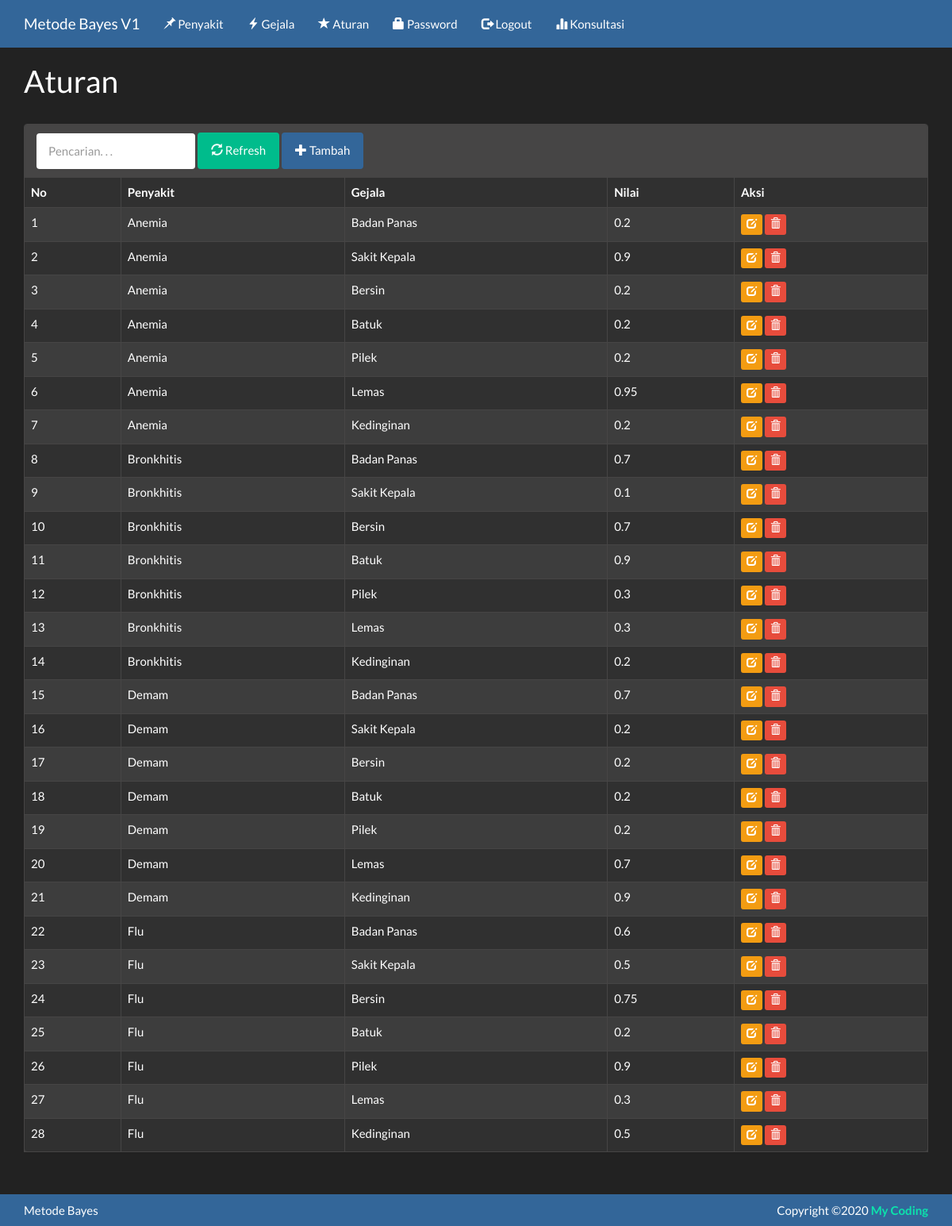
The app's page /index.php?m=aturan (signed in) with its own data.
### tables this page shows
CREATE TABLE `bayes_aturan` (
  `ID` int(11) NOT NULL,
  `kode_penyakit` varchar(16) NOT NULL,
  `kode_gejala` varchar(16) NOT NULL,
  `nilai` double NOT NULL
);

CREATE TABLE `bayes_penyakit` (
  `kode_penyakit` varchar(16) NOT NULL,
  `nama_penyakit` varchar(255) NOT NULL,
  `bobot` double NOT NULL,
  `keterangan` text NOT NULL
);

CREATE TABLE `bayes_gejala` (
  `kode_gejala` varchar(16) NOT NULL,
  `nama_gejala` varchar(64) NOT NULL DEFAULT ''
);

### config.php (called while the page is built)
<?php
$config["server"]='localhost';
$config["username"]='root';
$config["password"]='';
$config["database_name"]='spnaivebayes1';
?>

### includes/ez_sql_core.php (called while the page is built, shortened)
<?php
	class ezSQLcore
	{
		var $timers           = array();
		function get_host_port( $host, $default = false )
		{
			$port = $default;
			return array( $host, $port );
		}
		function flush()
		{
			$this->last_result = array();
		}
		function get_results($query=null, $output = OBJECT)
		{
			if ( $query )
			{
				$this->query($query);
			}
			if ( $output == OBJECT )
			{
				return $this->last_result;
			}
		}
		function timer_get_cur()
		{
			list($usec, $sec) = explode(" ",microtime());
			return ((float)$usec + (float)$sec);
		}
		function timer_start($timer_name)
		{
			$this->timers[$timer_name] = $this->timer_get_cur();
		}
		function timer_elapsed($timer_name)
		{
			return round($this->timer_get_cur() - $this->timers[$timer_name],2);
		}
	}

### functions.php (called while the page is built, shortened)
<?php
include'config.php';
include'includes/ez_sql_core.php';
include'includes/ez_sql_mysqli.php';
$db = new ezSQL_mysqli($config["username"], $config["password"], $config["database_name"], $config["server"]);
function esc_field($str){
    if (!get_magic_quotes_gpc())
        return addslashes($str);
    else
        return $str;
}
?>

### includes/ez_sql_mysqli.php (called while the page is built, shortened)
<?php
	$ezsql_mysqli_str = array
	(
		1 => 'Require $dbuser and $dbpassword to connect to a database server',
		2 => 'Error establishing mySQLi database connection. Correct user/password? Correct hostname? Database server running?',
		3 => 'Require $dbname to select a database',
		4 => 'mySQLi database connection is not active',
		5 => 'Unexpected error while trying to select database'
	);
	class ezSQL_mysqli extends ezSQLcore
	{
		function ezSQL_mysqli($dbuser='', $dbpassword='', $dbname='', $dbhost='localhost', $encoding='')
		{
			$this->dbuser = $dbuser;
			$this->dbpassword = $dbpassword;
			$this->dbname = $dbname;
			$this->encoding = $encoding;
		}
		function connect($dbuser='', $dbpassword='', $dbhost='localhost', $dbport=false)
		{
			global $ezsql_mysqli_str; $return_val = false;
			if ( ! $dbuser )
			{
				$this->register_error($ezsql_mysqli_str[1].' in '.__FILE__.' on line '.__LINE__);
				$this->show_errors ? trigger_error($ezsql_mysqli_str[1],E_USER_WARNING) : null;
			}
			else
			{
				$this->dbh = new mysqli($dbhost,$dbuser,$dbpassword, '', $dbport);
				if( $this->dbh->connect_errno )
				{
					$this->register_error($ezsql_mysqli_str[2].' in '.__FILE__.' on line '.__LINE__);
					$this->show_errors ? trigger_error($ezsql_mysqli_str[2],E_USER_WARNING) : null;
				}
				else
				{
					$return_val = true;
				}
			}
			return $return_val;
		}
		function select($dbname='', $encoding='')
		{
			global $ezsql_mysqli_str; $return_val = false;
			if ( ! $dbname )
			{
				$this->register_error($ezsql_mysqli_str[3].' in '.__FILE__.' on line '.__LINE__);
				$this->show_errors ? trigger_error($ezsql_mysqli_str[3],E_USER_WARNING) : null;
			}
			else if ( ! $this->dbh )
			{
				$this->register_error($ezsql_mysqli_str[4].' in '.__FILE__.' on line '.__LINE__);
				$this->show_errors ? trigger_error($ezsql_mysqli_str[4],E_USER_WARNING) : null;
			}
			else if ( !@$this->dbh->select_db($dbname) )
			{
				if ( !$str = @$this->dbh->error)
					  $str = $ezsql_mysqli_str[5];
				$this->register_error($str.' in '.__FILE__.' on line '.__LINE__);
				$this->show_errors ? trigger_error($str,E_USER_WARNING) : null;
			}
			else
			{
				$return_val = true;
			}
			return $return_val;
		}
		function query($query)
		{
			$return_val = 0;
			$query = trim($query);
			$this->result = @$this->dbh->query($query);
			if ( preg_match("/^(insert|delete|update|replace|truncate|drop|create|alter|begin|commit|rollback|set|lock|unlock|call)/i",$query) )
			{
				$is_insert = true;
				$this->rows_affected = @$this->dbh->affected_rows;
				if ( preg_match("/^(insert|replace)\s+/i",$query) )
				{
					$this->insert_id = @$this->dbh->insert_id;
				}
				$return_val = $this->rows_affected;
			}
			else
			{
				$is_insert = false;
				$i=0;
				$num_rows=0;
				while ( $row = @$this->result->fetch_object() )
				{
					$num_rows++;
				}
				$this->num_rows = $num_rows;
				$return_val = $this->num_rows;
			}
			return $return_val;
		}
	}

### aturan.php (the view, shortened to what this page needs)
<div class="page-header">
    <h1>Aturan</h1>
</div>
<div class="panel panel-default">
    <div class="panel-heading">
        <form class="form-inline">
            <div class="form-group">
                <input class="form-control" type="text" placeholder="Pencarian. . ." name="q" value="<?=$_GET['q']?>" />
            </div>
            <div class="form-group">
                <button class="btn btn-success"><span class="glyphicon glyphicon-refresh"></span> Refresh</a>
            </div>
            <div class="form-group">
                <a class="btn btn-primary" href="?m=aturan_tambah"><span class="glyphicon glyphicon-plus"></span> Tambah</a>
            </div>
        </form>
    </div>
    <div class="oxa">
        <table class="table table-bordered table-hover table-striped">
        <thead>
            <tr class="nw">
                <th>No</th>
                <th>Penyakit</th>
                <th>Gejala</th>
                <th>Nilai</th>
                <th>Aksi</th>
            </tr>
        </thead>
        <?php
        $q = esc_field($_GET['q']);
        $rows = $db->get_results("SELECT r.ID, g.nama_gejala, p.nama_penyakit, r.nilai
            FROM bayes_aturan r INNER JOIN bayes_penyakit p ON p.`kode_penyakit`=r.`kode_penyakit` INNER JOIN bayes_gejala g ON g.`kode_gejala`=r.`kode_gejala`
            WHERE r.kode_gejala LIKE '%$q%'
                OR r.kode_penyakit LIKE '%$q%'
                OR g.nama_gejala LIKE '%$q%'
                OR p.nama_penyakit LIKE '%$q%'
            ORDER BY r.kode_penyakit, r.kode_gejala");
        $no=0;
        foreach($rows as $row):?>
        <tr>
            <td><?=++$no ?></td>
            <td><?=$row->nama_penyakit?></td>
            <td><?=$row->nama_gejala?></td>
            <td><?=$row->nilai?></td>
            <td class="nw">
                <a class="btn btn-xs btn-warning" href="?m=aturan_ubah&ID=<?=$row->ID?>"><span class="glyphicon glyphicon-edit"></span></a>
                <a class="btn btn-xs btn-danger" href="aksi.php?act=aturan_hapus&ID=<?=$row->ID?>" onclick="return confirm('Hapus data?')"><span class="glyphicon glyphicon-trash"></span></a>
            </td>
        </tr>
        <?php endforeach;
        ?>
        </table>
    </div>
</div>

### assets/css/general.css (style rules this page uses)
html { position: relative; min-height: 100%; }
body { margin-bottom: 70px; }
.nw { white-space: nowrap; }
.page-header { margin-top: 0; padding-bottom: 0; }
.page-header h1 { margin-top: 0; }
.oxa { overflow-x: auto; }
.panel .oxa { margin: -1px; }
.oxa .table { margin-bottom: 0; }
.panel .oxa .table thead tr:first-child th { border-bottom: 0; }

### records on screen
bayes_aturan: kode_penyakit.nama_penyakit "Anemia", kode_gejala.nama_gejala "Badan Panas", nilai "0.2"
bayes_aturan: kode_penyakit.nama_penyakit "Anemia", kode_gejala.nama_gejala "Sakit Kepala", nilai "0.9"
bayes_aturan: kode_penyakit.nama_penyakit "Anemia", kode_gejala.nama_gejala "Bersin", nilai "0.2"
bayes_aturan: kode_penyakit.nama_penyakit "Anemia", kode_gejala.nama_gejala "Batuk", nilai "0.2"
bayes_aturan: kode_penyakit.nama_penyakit "Anemia", kode_gejala.nama_gejala "Pilek", nilai "0.2"
bayes_aturan: kode_penyakit.nama_penyakit "Anemia", kode_gejala.nama_gejala "Lemas", nilai "0.95"
bayes_aturan: kode_penyakit.nama_penyakit "Anemia", kode_gejala.nama_gejala "Kedinginan", nilai "0.2"
bayes_aturan: kode_penyakit.nama_penyakit "Bronkhitis", kode_gejala.nama_gejala "Badan Panas", nilai "0.7"
bayes_aturan: kode_penyakit.nama_penyakit "Bronkhitis", kode_gejala.nama_gejala "Sakit Kepala", nilai "0.1"
bayes_aturan: kode_penyakit.nama_penyakit "Bronkhitis", kode_gejala.nama_gejala "Bersin", nilai "0.7"
bayes_aturan: kode_penyakit.nama_penyakit "Bronkhitis", kode_gejala.nama_gejala "Batuk", nilai "0.9"
bayes_aturan: kode_penyakit.nama_penyakit "Bronkhitis", kode_gejala.nama_gejala "Pilek", nilai "0.3"
bayes_aturan: kode_penyakit.nama_penyakit "Bronkhitis", kode_gejala.nama_gejala "Lemas", nilai "0.3"
bayes_aturan: kode_penyakit.nama_penyakit "Bronkhitis", kode_gejala.nama_gejala "Kedinginan", nilai "0.2"
bayes_aturan: kode_penyakit.nama_penyakit "Demam", kode_gejala.nama_gejala "Badan Panas", nilai "0.7"
bayes_aturan: kode_penyakit.nama_penyakit "Demam", kode_gejala.nama_gejala "Sakit Kepala", nilai "0.2"
bayes_aturan: kode_penyakit.nama_penyakit "Demam", kode_gejala.nama_gejala "Bersin", nilai "0.2"
bayes_aturan: kode_penyakit.nama_penyakit "Demam", kode_gejala.nama_gejala "Batuk", nilai "0.2"
bayes_aturan: kode_penyakit.nama_penyakit "Demam", kode_gejala.nama_gejala "Pilek", nilai "0.2"
bayes_aturan: kode_penyakit.nama_penyakit "Demam", kode_gejala.nama_gejala "Lemas", nilai "0.7"
bayes_aturan: kode_penyakit.nama_penyakit "Demam", kode_gejala.nama_gejala "Kedinginan", nilai "0.9"
bayes_aturan: kode_penyakit.nama_penyakit "Flu", kode_gejala.nama_gejala "Badan Panas", nilai "0.6"
bayes_aturan: kode_penyakit.nama_penyakit "Flu", kode_gejala.nama_gejala "Sakit Kepala", nilai "0.5"
bayes_aturan: kode_penyakit.nama_penyakit "Flu", kode_gejala.nama_gejala "Bersin", nilai "0.75"
bayes_aturan: kode_penyakit.nama_penyakit "Flu", kode_gejala.nama_gejala "Batuk", nilai "0.2"
bayes_aturan: kode_penyakit.nama_penyakit "Flu", kode_gejala.nama_gejala "Pilek", nilai "0.9"
bayes_aturan: kode_penyakit.nama_penyakit "Flu", kode_gejala.nama_gejala "Lemas", nilai "0.3"
bayes_aturan: kode_penyakit.nama_penyakit "Flu", kode_gejala.nama_gejala "Kedinginan", nilai "0.5"
